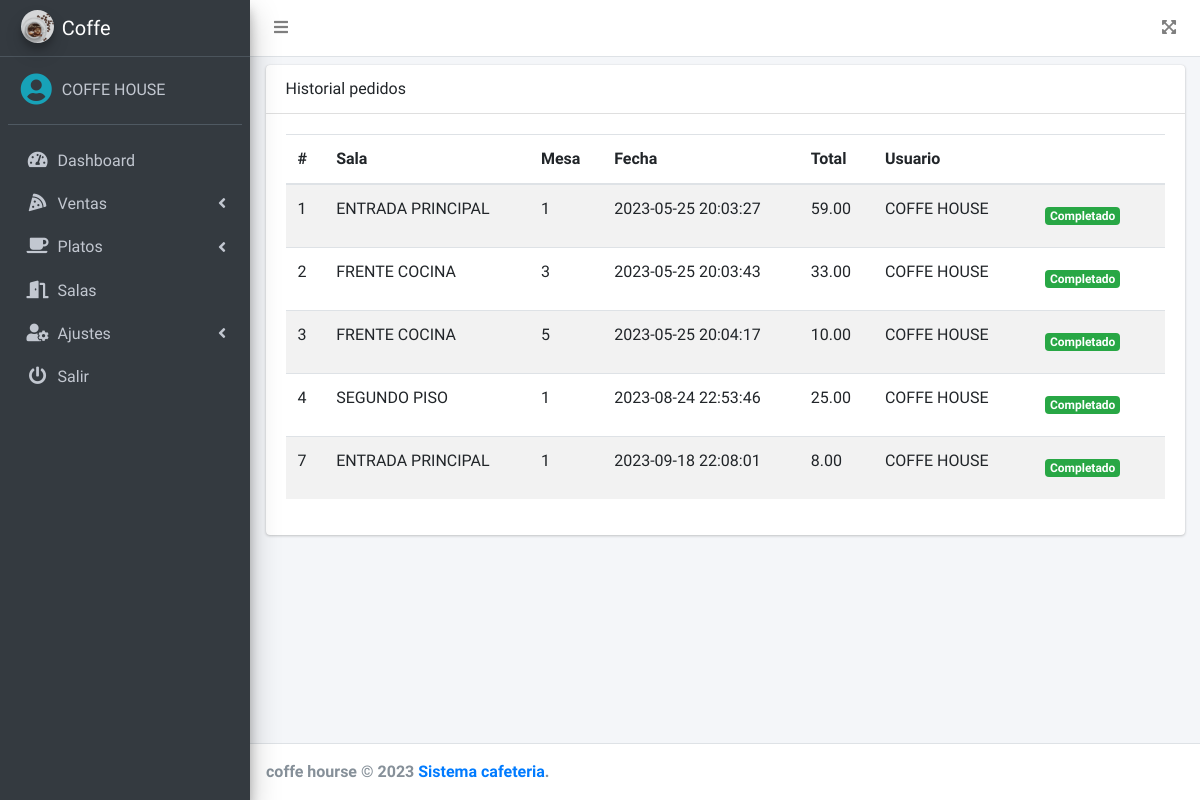
Before: /src/lista_ventas.php (signed in) with the older database file.
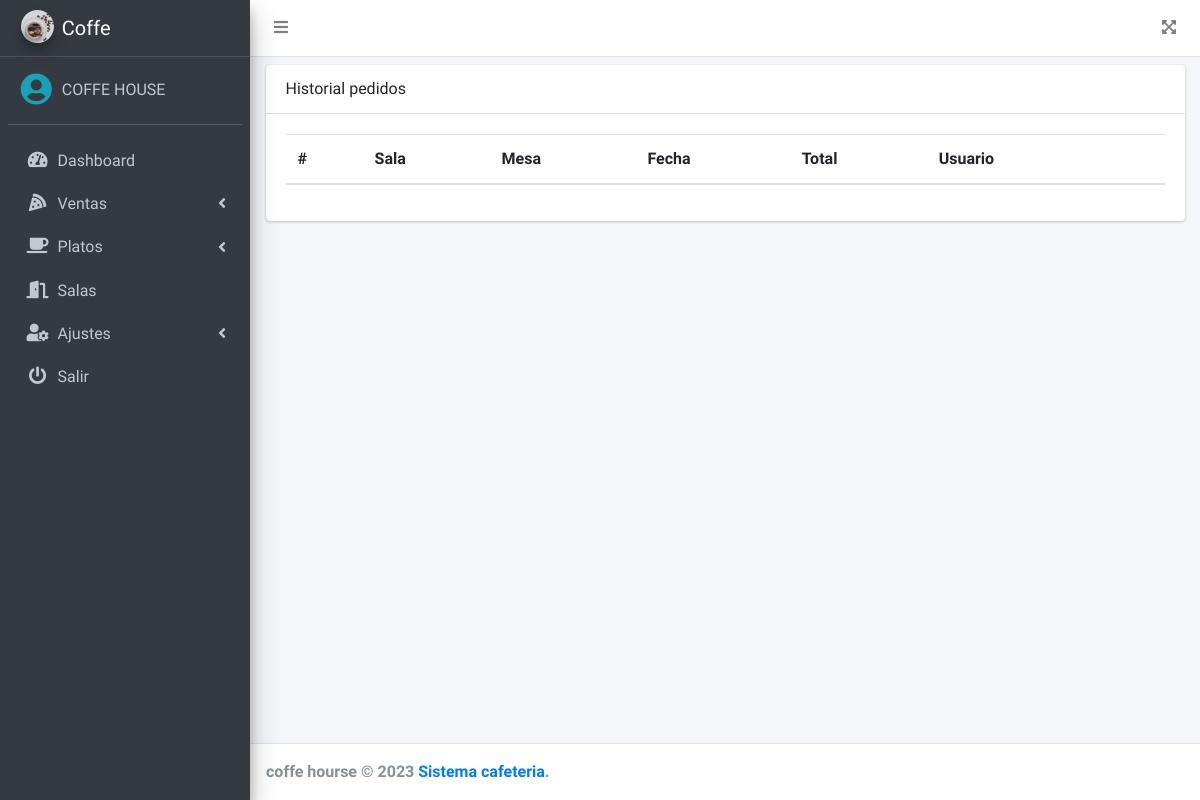
After: the same page with the newer database file.
### tables this page shows
CREATE TABLE `pedidos` (
  `id` int(11) NOT NULL,
  `id_sala` int(11) NOT NULL,
  `num_mesa` int(11) NOT NULL,
  `fecha` timestamp NOT NULL DEFAULT current_timestamp() ON UPDATE current_timestamp(),
  `total` decimal(10,2) NOT NULL,
  `observacion` text DEFAULT NULL,
  `estado` enum('PENDIENTE','FINALIZADO') NOT NULL DEFAULT 'PENDIENTE',
  `id_usuario` int(11) NOT NULL
);

CREATE TABLE `salas` (
  `id` int(11) NOT NULL,
  `nombre` varchar(100) NOT NULL,
  `mesas` int(11) NOT NULL,
  `estado` int(11) NOT NULL DEFAULT 1
);

CREATE TABLE `usuarios` (
  `id` int(11) NOT NULL,
  `nombre` varchar(200) NOT NULL,
  `correo` varchar(200) NOT NULL,
  `pass` varchar(50) NOT NULL,
  `rol` int(11) NOT NULL,
  `estado` int(11) NOT NULL DEFAULT 1
);

### src/lista_ventas.php (the view, shortened to what this page needs)
<?php
if ($_SESSION['rol'] == 1 || $_SESSION['rol'] == 2) {
    require_once "../conexion.php";
    $query = mysqli_query($conexion, "SELECT p.*, s.nombre AS sala, u.nombre FROM pedidos p INNER JOIN salas s ON p.id_sala = s.id INNER JOIN usuarios u ON p.id_usuario = u.id");
    include_once "includes/header.php";
?>
    <div class="card">
        <div class="card-header">
            Historial pedidos
        </div>
        <div class="card-body">
            <div class="table-responsive">
                <table class="table table-striped" id="tbl">
                    <thead>
                        <tr>
                            <th>#</th>
                            <th>Sala</th>
                            <th>Mesa</th>
                            <th>Fecha</th>
                            <th>Total</th>
                            <th>Usuario</th>
                            <th></th>
                        </tr>
                    </thead>
                    <tbody>
                        <?php while ($row = mysqli_fetch_assoc($query)) {
                            if ($row['estado'] == 'PENDIENTE') {
                                $estado = '<span class="badge badge-danger">Pendiente</span>';
                            } else {
                                $estado = '<span class="badge badge-success">Completado</span>';
                            }
                        ?>
                            <tr>
                                <td><?php echo $row['id']; ?></td>
                                <td><?php echo $row['sala']; ?></td>
                                <td><?php echo $row['num_mesa']; ?></td>
                                <td><?php echo $row['fecha']; ?></td>
                                <td><?php echo $row['total']; ?></td>
                                <td><?php echo $row['nombre']; ?></td>
                                <td>
                                    <a href="#" class="btn"><?php echo $estado; ?></a>
                                </td>
                            </tr>
                        <?php } ?>
                    </tbody>
                </table>
            </div>
        </div>
    </div>
<?php include_once "includes/footer.php";
} else {
    header('Location: permisos.php');
}
?>

Changed rows visible on the page:
removed pedidos: id "1", id_sala.nombre "ENTRADA PRINCIPAL", num_mesa "1", fecha "2023-05-25 20:03:27", total "59.00", id_usuario.nombre "COFFE HOUSE", estado "Completado"
removed pedidos: id "2", id_sala.nombre "FRENTE COCINA", num_mesa "3", fecha "2023-05-25 20:03:43", total "33.00", id_usuario.nombre "COFFE HOUSE", estado "Completado"
removed pedidos: id "3", id_sala.nombre "FRENTE COCINA", num_mesa "5", fecha "2023-05-25 20:04:17", total "10.00", id_usuario.nombre "COFFE HOUSE", estado "Completado"
removed pedidos: id "4", id_sala.nombre "SEGUNDO PISO", num_mesa "1", fecha "2023-08-24 22:53:46", total "25.00", id_usuario.nombre "COFFE HOUSE", estado "Completado"
removed pedidos: id "7", id_sala.nombre "ENTRADA PRINCIPAL", num_mesa "1", fecha "2023-09-18 22:08:01", total "8.00", id_usuario.nombre "COFFE HOUSE", estado "Completado"
